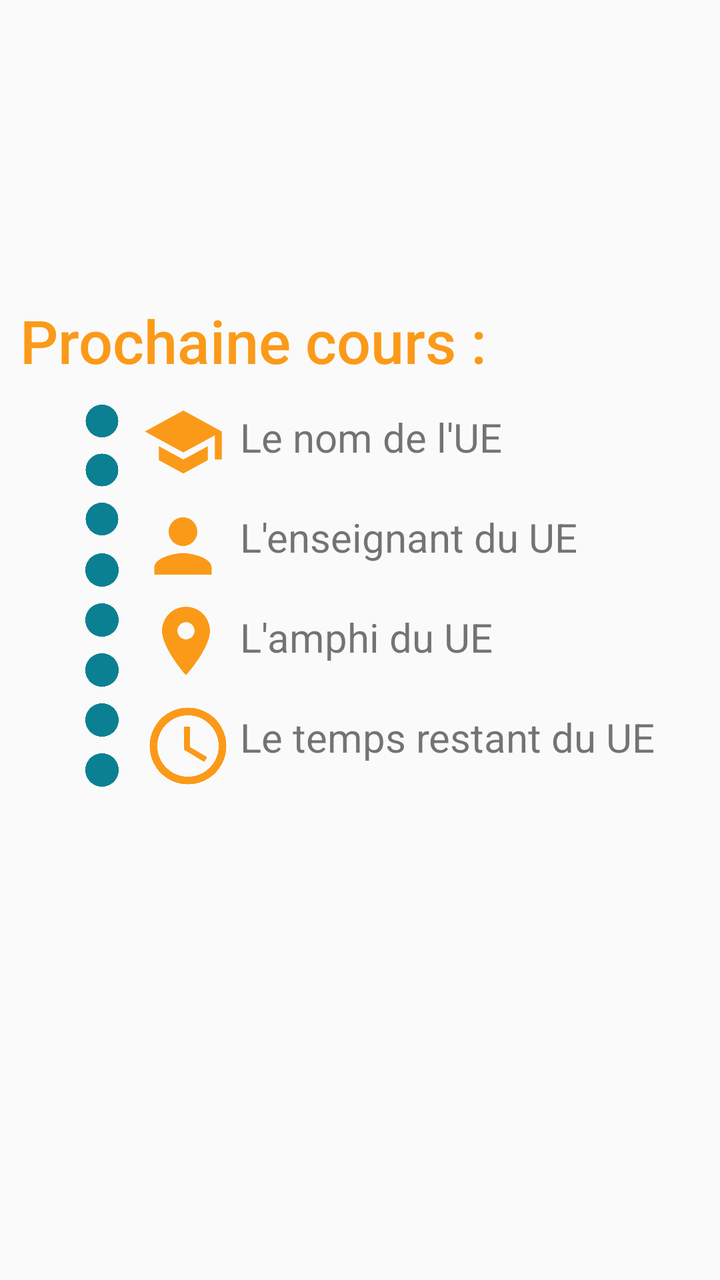
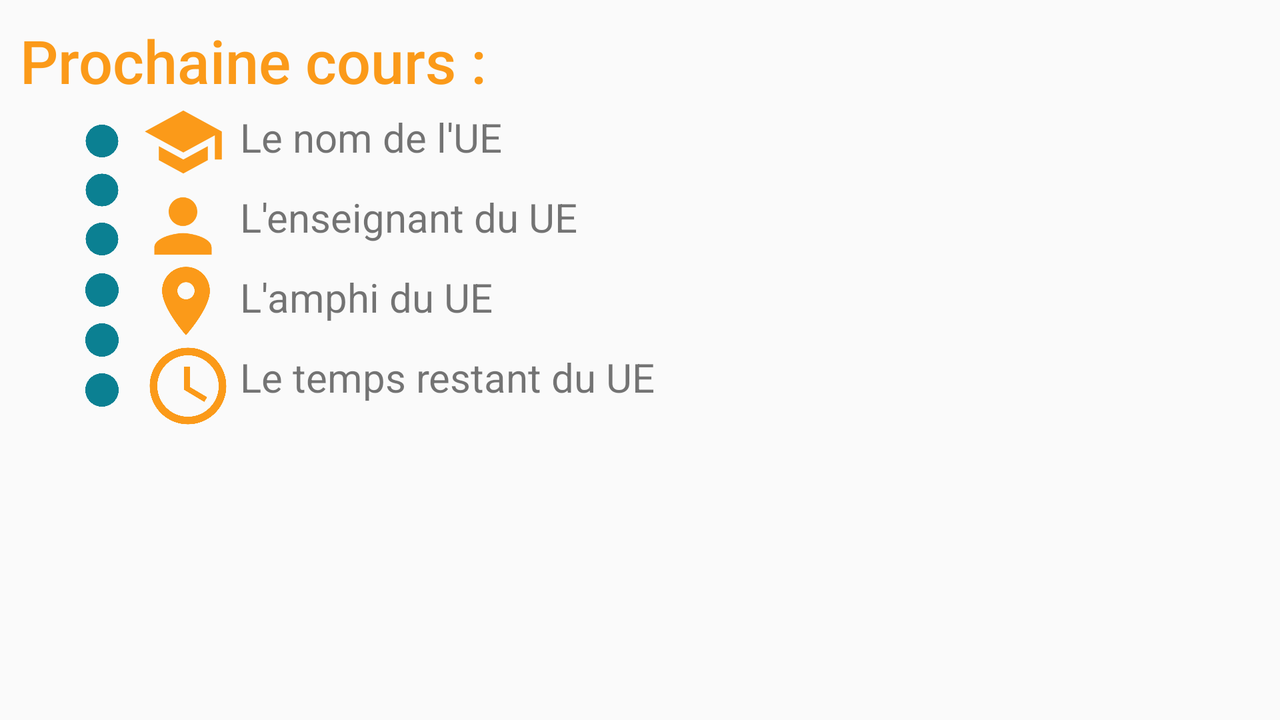

The same Android screen from two of the app's own layout files: first res/layout/ as a phone draws it, then the author's variant for another configuration, drawn on a device whose configuration selects that folder. Both files follow.
<!-- AndroidManifest.xml: application theme AppTheme -->
<!-- res/layout/activity_home.xml -->
<?xml version="1.0" encoding="utf-8"?>
<android.support.constraint.ConstraintLayout xmlns:android="http://schemas.android.com/apk/res/android"
    xmlns:app="http://schemas.android.com/apk/res-auto"
    xmlns:tools="http://schemas.android.com/tools"
    android:layout_width="match_parent"
    android:layout_height="match_parent"
    tools:context=".HomeActivity">

    <TextView
        android:id="@+id/textView"
        android:layout_width="349dp"
        android:layout_height="40dp"
        android:text="Prochaine cours :"
        android:textSize="30dp"
        android:fontFamily="sans-serif-medium"
        android:textColor="@color/colorAccent"
        android:layout_marginTop="150dp"
        android:layout_marginLeft="10dp"
        app:layout_constraintStart_toStartOf="parent"
        app:layout_constraintTop_toTopOf="parent"
        app:layout_constraintStart_toEndOf="parent"
        />

    <ImageView
        android:id="@+id/imageView2"
        android:layout_width="43dp"
        android:layout_height="42dp"
        app:srcCompat="@drawable/ic_school_orange"
        android:layout_marginTop="200dp"
        android:layout_marginLeft="70dp"
        app:layout_constraintStart_toStartOf="parent"
        app:layout_constraintTop_toTopOf="parent"
        app:layout_constraintStart_toEndOf="parent"/>

    <ImageView
        android:id="@+id/imageView3"
        android:layout_width="43dp"
        android:layout_height="46dp"
        app:srcCompat="@drawable/ic_person_orange"
        android:layout_marginTop="250dp"
        android:layout_marginLeft="70dp"
        app:layout_constraintStart_toStartOf="parent"
        app:layout_constraintTop_toTopOf="parent"
        app:layout_constraintStart_toEndOf="parent"/>

    <ImageView
        android:id="@+id/imageView4"
        android:layout_width="46dp"
        android:layout_height="41dp"
        app:srcCompat="@drawable/ic_location_orange"
        android:layout_marginTop="300dp"
        android:layout_marginLeft="70dp"
        app:layout_constraintStart_toStartOf="parent"
        app:layout_constraintTop_toTopOf="parent"
        app:layout_constraintStart_toEndOf="parent"/>

    <ImageView
        android:id="@+id/imageView5"
        android:layout_width="48dp"
        android:layout_height="46dp"
        app:srcCompat="@drawable/ic_timing_orange"
        android:layout_marginTop="350dp"
        android:layout_marginLeft="70dp"
        app:layout_constraintStart_toStartOf="parent"
        app:layout_constraintTop_toTopOf="parent"
        app:layout_constraintStart_toEndOf="parent"/>

    <TextView
        android:id="@+id/ueName"
        android:layout_width="283dp"
        android:layout_height="34dp"
        android:text="Le nom de l'UE"
        android:textSize="20dp"
        android:layout_marginTop="205dp"
        android:layout_marginLeft="120dp"
        app:layout_constraintStart_toStartOf="parent"
        app:layout_constraintTop_toTopOf="parent"
        app:layout_constraintStart_toEndOf="parent"/>

    <TextView
        android:id="@+id/ueEnsg"
        android:layout_width="283dp"
        android:layout_height="34dp"
        android:text="L'enseignant du UE"
        android:textSize="20dp"
        android:layout_marginTop="255dp"
        android:layout_marginLeft="120dp"
        app:layout_constraintStart_toStartOf="parent"
        app:layout_constraintTop_toTopOf="parent"
        app:layout_constraintStart_toEndOf="parent"/>

    <TextView
        android:id="@+id/ueLocal"
        android:layout_width="283dp"
        android:layout_height="34dp"
        android:text="L'amphi du UE"
        android:textSize="20dp"
        android:layout_marginTop="305dp"
        android:layout_marginLeft="120dp"
        app:layout_constraintStart_toStartOf="parent"
        app:layout_constraintTop_toTopOf="parent"
        app:layout_constraintStart_toEndOf="parent"/>

    <TextView
        android:id="@+id/ueTime"
        android:layout_width="283dp"
        android:layout_height="34dp"
        android:text="Le temps restant du UE"
        android:textSize="20dp"
        android:layout_marginTop="355dp"
        android:layout_marginLeft="120dp"
        app:layout_constraintStart_toStartOf="parent"
        app:layout_constraintTop_toTopOf="parent"
        app:layout_constraintStart_toEndOf="parent"/>


    <ImageView
        android:id="@+id/p1"
        android:layout_width="98dp"
        android:layout_height="130dp"
        app:srcCompat="@drawable/ic_more_vert_black_24dp"
        android:layout_marginTop="170dp"
        android:layout_marginLeft="2dp"
        app:layout_constraintStart_toStartOf="parent"
        app:layout_constraintTop_toTopOf="parent"
        app:layout_constraintStart_toEndOf="parent" />

    <ImageView
        android:id="@+id/p2"
        android:layout_width="wrap_content"
        android:layout_height="wrap_content"
        app:srcCompat="@drawable/ic_more_vert_black_24dp"
        android:layout_marginTop="260dp"
        android:layout_marginLeft="1dp"
        app:layout_constraintStart_toStartOf="parent"
        app:layout_constraintTop_toTopOf="parent"
        app:layout_constraintStart_toEndOf="parent" />
    <ImageView
        android:id="@+id/p3"
        android:layout_width="wrap_content"
        android:layout_height="wrap_content"
        app:srcCompat="@drawable/ic_more_vert_black_24dp"
        android:layout_marginTop="310dp"
        android:layout_marginLeft="1dp"
        app:layout_constraintStart_toStartOf="parent"
        app:layout_constraintTop_toTopOf="parent"
        app:layout_constraintStart_toEndOf="parent" />

    <ImageView
        android:id="@+id/imageView7"
        android:layout_width="117dp"
        android:layout_height="122dp"
        android:src="@drawable/logo_univ_avignon"
        android:layout_marginTop="20dp"
        android:layout_marginLeft="130dp"
        app:layout_constraintStart_toStartOf="parent"
        app:layout_constraintTop_toTopOf="parent"
        app:layout_constraintStart_toEndOf="parent" />

</android.support.constraint.ConstraintLayout>
<!-- resources referenced by this layout -->
<resources>
  <color name="colorAccent">#FB9A19</color>
  <!-- drawable ic_location_orange (drawable) -->
  <vector android:height="24dp" android:tint="#FB9A19"
      android:viewportHeight="24.0" android:viewportWidth="24.0"
      android:width="24dp" xmlns:android="http://schemas.android.com/apk/res/android">
      <path android:fillColor="#FF000000" android:pathData="M12,2C8.13,2 5,5.13 5,9c0,5.25 7,13 7,13s7,-7.75 7,-13c0,-3.87 -3.13,-7 -7,-7zM12,11.5c-1.38,0 -2.5,-1.12 -2.5,-2.5s1.12,-2.5 2.5,-2.5 2.5,1.12 2.5,2.5 -1.12,2.5 -2.5,2.5z"/>
  </vector>
  <!-- drawable ic_more_vert_black_24dp (drawable) -->
  <vector android:height="100dp" android:tint="#0B8092"
      android:viewportHeight="24.0" android:viewportWidth="24.0"
      android:width="100dp" xmlns:android="http://schemas.android.com/apk/res/android">
      <path android:fillColor="#FF000000" android:pathData="M12,8c1.1,0 2,-0.9 2,-2s-0.9,-2 -2,-2 -2,0.9 -2,2 0.9,2 2,2zM12,10c-1.1,0 -2,0.9 -2,2s0.9,2 2,2 2,-0.9 2,-2 -0.9,-2 -2,-2zM12,16c-1.1,0 -2,0.9 -2,2s0.9,2 2,2 2,-0.9 2,-2 -0.9,-2 -2,-2z"/>
  </vector>
  <!-- drawable ic_person_orange (drawable) -->
  <vector android:height="24dp" android:tint="#FB9A19"
      android:viewportHeight="24.0" android:viewportWidth="24.0"
      android:width="24dp" xmlns:android="http://schemas.android.com/apk/res/android">
      <path android:fillColor="#FF000000" android:pathData="M12,12c2.21,0 4,-1.79 4,-4s-1.79,-4 -4,-4 -4,1.79 -4,4 1.79,4 4,4zM12,14c-2.67,0 -8,1.34 -8,4v2h16v-2c0,-2.66 -5.33,-4 -8,-4z"/>
  </vector>
  <!-- drawable ic_school_orange (drawable) -->
  <vector android:height="24dp" android:tint="#FB9A19"
      android:viewportHeight="24.0" android:viewportWidth="24.0"
      android:width="24dp" xmlns:android="http://schemas.android.com/apk/res/android">
      <path android:fillColor="#FF000000" android:pathData="M5,13.18v4L12,21l7,-3.82v-4L12,17l-7,-3.82zM12,3L1,9l11,6 9,-4.91V17h2V9L12,3z"/>
  </vector>
  <!-- drawable ic_timing_orange (drawable) -->
  <vector android:height="24dp" android:tint="#FB9A19"
      android:viewportHeight="24.0" android:viewportWidth="24.0"
      android:width="24dp" xmlns:android="http://schemas.android.com/apk/res/android">
      <path android:fillColor="#FF000000" android:pathData="M11.99,2C6.47,2 2,6.48 2,12s4.47,10 9.99,10C17.52,22 22,17.52 22,12S17.52,2 11.99,2zM12,20c-4.42,0 -8,-3.58 -8,-8s3.58,-8 8,-8 8,3.58 8,8 -3.58,8 -8,8zM12.5,7H11v6l5.25,3.15 0.75,-1.23 -4.5,-2.67z"/>
  </vector>
  <style name="AppTheme" parent="Theme.AppCompat.Light.DarkActionBar">
          
          <item name="colorPrimary">@color/myChosenColor</item>
          <item name="colorPrimaryDark">@color/colorPrimaryDark</item>
          <item name="colorAccent">@color/colorAccent</item>
      </style>
  <color name="myChosenColor">#0B8092</color>
  <color name="colorPrimaryDark">#05434D</color>
</resources>
<!-- res/layout-land/activity_home.xml (the author's variant of the layout above) -->
<!-- drawn on the phone turned sideways -->
<?xml version="1.0" encoding="utf-8"?>
<android.support.constraint.ConstraintLayout xmlns:android="http://schemas.android.com/apk/res/android"
    xmlns:app="http://schemas.android.com/apk/res-auto"
    xmlns:tools="http://schemas.android.com/tools"
    android:layout_width="match_parent"
    android:layout_height="match_parent"
    tools:context=".HomeActivity">
    <TextView
        android:id="@+id/textView"
        android:layout_width="349dp"
        android:layout_height="40dp"
        android:text="Prochaine cours :"
        android:textSize="30dp"
        android:fontFamily="sans-serif-medium"
        android:textColor="@color/colorAccent"
        android:layout_marginTop="10dp"
        android:layout_marginLeft="10dp"
        app:layout_constraintStart_toStartOf="parent"
        app:layout_constraintTop_toTopOf="parent"
        app:layout_constraintStart_toEndOf="parent"
        />

    <ImageView
        android:id="@+id/imageView2"
        android:layout_width="43dp"
        android:layout_height="42dp"
        app:srcCompat="@drawable/ic_school_orange"
        android:layout_marginTop="50dp"
        android:layout_marginLeft="70dp"
        app:layout_constraintStart_toStartOf="parent"
        app:layout_constraintTop_toTopOf="parent"
        app:layout_constraintStart_toEndOf="parent"/>

    <ImageView
        android:id="@+id/imageView3"
        android:layout_width="43dp"
        android:layout_height="46dp"
        app:srcCompat="@drawable/ic_person_orange"
        android:layout_marginTop="90dp"
        android:layout_marginLeft="70dp"
        app:layout_constraintStart_toStartOf="parent"
        app:layout_constraintTop_toTopOf="parent"
        app:layout_constraintStart_toEndOf="parent"/>

    <ImageView
        android:id="@+id/imageView4"
        android:layout_width="46dp"
        android:layout_height="41dp"
        app:srcCompat="@drawable/ic_location_orange"
        android:layout_marginTop="130dp"
        android:layout_marginLeft="70dp"
        app:layout_constraintStart_toStartOf="parent"
        app:layout_constraintTop_toTopOf="parent"
        app:layout_constraintStart_toEndOf="parent"/>

    <ImageView
        android:id="@+id/imageView5"
        android:layout_width="48dp"
        android:layout_height="46dp"
        app:srcCompat="@drawable/ic_timing_orange"
        android:layout_marginTop="170dp"
        android:layout_marginLeft="70dp"
        app:layout_constraintStart_toStartOf="parent"
        app:layout_constraintTop_toTopOf="parent"
        app:layout_constraintStart_toEndOf="parent"/>

    <TextView
        android:id="@+id/ueName"
        android:layout_width="283dp"
        android:layout_height="34dp"
        android:text="Le nom de l'UE"
        android:textSize="20dp"
        android:layout_marginTop="55dp"
        android:layout_marginLeft="120dp"
        app:layout_constraintStart_toStartOf="parent"
        app:layout_constraintTop_toTopOf="parent"
        app:layout_constraintStart_toEndOf="parent"/>

    <TextView
        android:id="@+id/ueEnsg"
        android:layout_width="283dp"
        android:layout_height="34dp"
        android:text="L'enseignant du UE"
        android:textSize="20dp"
        android:layout_marginTop="95dp"
        android:layout_marginLeft="120dp"
        app:layout_constraintStart_toStartOf="parent"
        app:layout_constraintTop_toTopOf="parent"
        app:layout_constraintStart_toEndOf="parent"/>

    <TextView
        android:id="@+id/ueLocal"
        android:layout_width="283dp"
        android:layout_height="34dp"
        android:text="L'amphi du UE"
        android:textSize="20dp"
        android:layout_marginTop="135dp"
        android:layout_marginLeft="120dp"
        app:layout_constraintStart_toStartOf="parent"
        app:layout_constraintTop_toTopOf="parent"
        app:layout_constraintStart_toEndOf="parent"/>

    <TextView
        android:id="@+id/ueTime"
        android:layout_width="283dp"
        android:layout_height="34dp"
        android:text="Le temps restant du UE"
        android:textSize="20dp"
        android:layout_marginTop="175dp"
        android:layout_marginLeft="120dp"
        app:layout_constraintStart_toStartOf="parent"
        app:layout_constraintTop_toTopOf="parent"
        app:layout_constraintStart_toEndOf="parent"/>


    <ImageView
        android:id="@+id/p1"
        android:layout_width="98dp"
        android:layout_height="130dp"
        app:srcCompat="@drawable/ic_more_vert_black_24dp"
        android:layout_marginTop="30dp"
        android:layout_marginLeft="2dp"
        app:layout_constraintStart_toStartOf="parent"
        app:layout_constraintTop_toTopOf="parent"
        app:layout_constraintStart_toEndOf="parent" />

    <ImageView
        android:id="@+id/p2"
        android:layout_width="wrap_content"
        android:layout_height="wrap_content"
        app:srcCompat="@drawable/ic_more_vert_black_24dp"
        android:layout_marginTop="120dp"
        android:layout_marginLeft="1dp"
        app:layout_constraintStart_toStartOf="parent"
        app:layout_constraintTop_toTopOf="parent"
        app:layout_constraintStart_toEndOf="parent" />

</android.support.constraint.ConstraintLayout>
